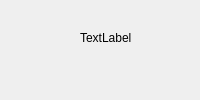
  <widget class="QDockWidget" name="dock5_button">
   <property name="minimumSize">
    <size>
     <width>95</width>
     <height>42</height>
    </size>
   </property>
   <property name="maximumSize">
    <size>
     <width>524287</width>
     <height>524287</height>
    </size>
   </property>
   <property name="features">
    <set>QDockWidget::NoDockWidgetFeatures</set>
   </property>
   <property name="allowedAreas">
    <set>Qt::AllDockWidgetAreas</set>
   </property>
   <attribute name="dockWidgetArea">
    <number>1</number>
   </attribute>
   <widget class="QWidget" name="dockWidgetContents_5">
    <widget class="QLabel" name="label_5">
     <property name="geometry">
      <rect>
       <x>80</x>
       <y>30</y>
       <width>72</width>
       <height>15</height>
      </rect>
     </property>
     <property name="text">
      <string>TextLabel</string>
     </property>
    </widget>
    <widget class="QPushButton" name="pushButton_4">
     <property name="geometry">
      <rect>
       <x>270</x>
       <y>40</y>
       <width>93</width>
       <height>28</height>
      </rect>
     </property>
     <property name="text">
      <string>PushButton</string>
     </property>
    </widget>
    <widget class="QPushButton" name="pushButton_5">
     <property name="geometry">
      <rect>
       <x>490</x>
       <y>60</y>
       <width>93</width>
       <height>28</height>
      </rect>
     </property>
     <property name="text">
      <string>PushButton</string>
     </property>
    </widget>
    <widget class="QLabel" name="label_6">
     <property name="geometry">
      <rect>
       <x>690</x>
       <y>50</y>
       <width>72</width>
       <height>15</height>
      </rect>
     </property>
     <property name="text">
      <string>TextLabel</string>
     </property>
    </widget>
   </widget>
  </widget>
